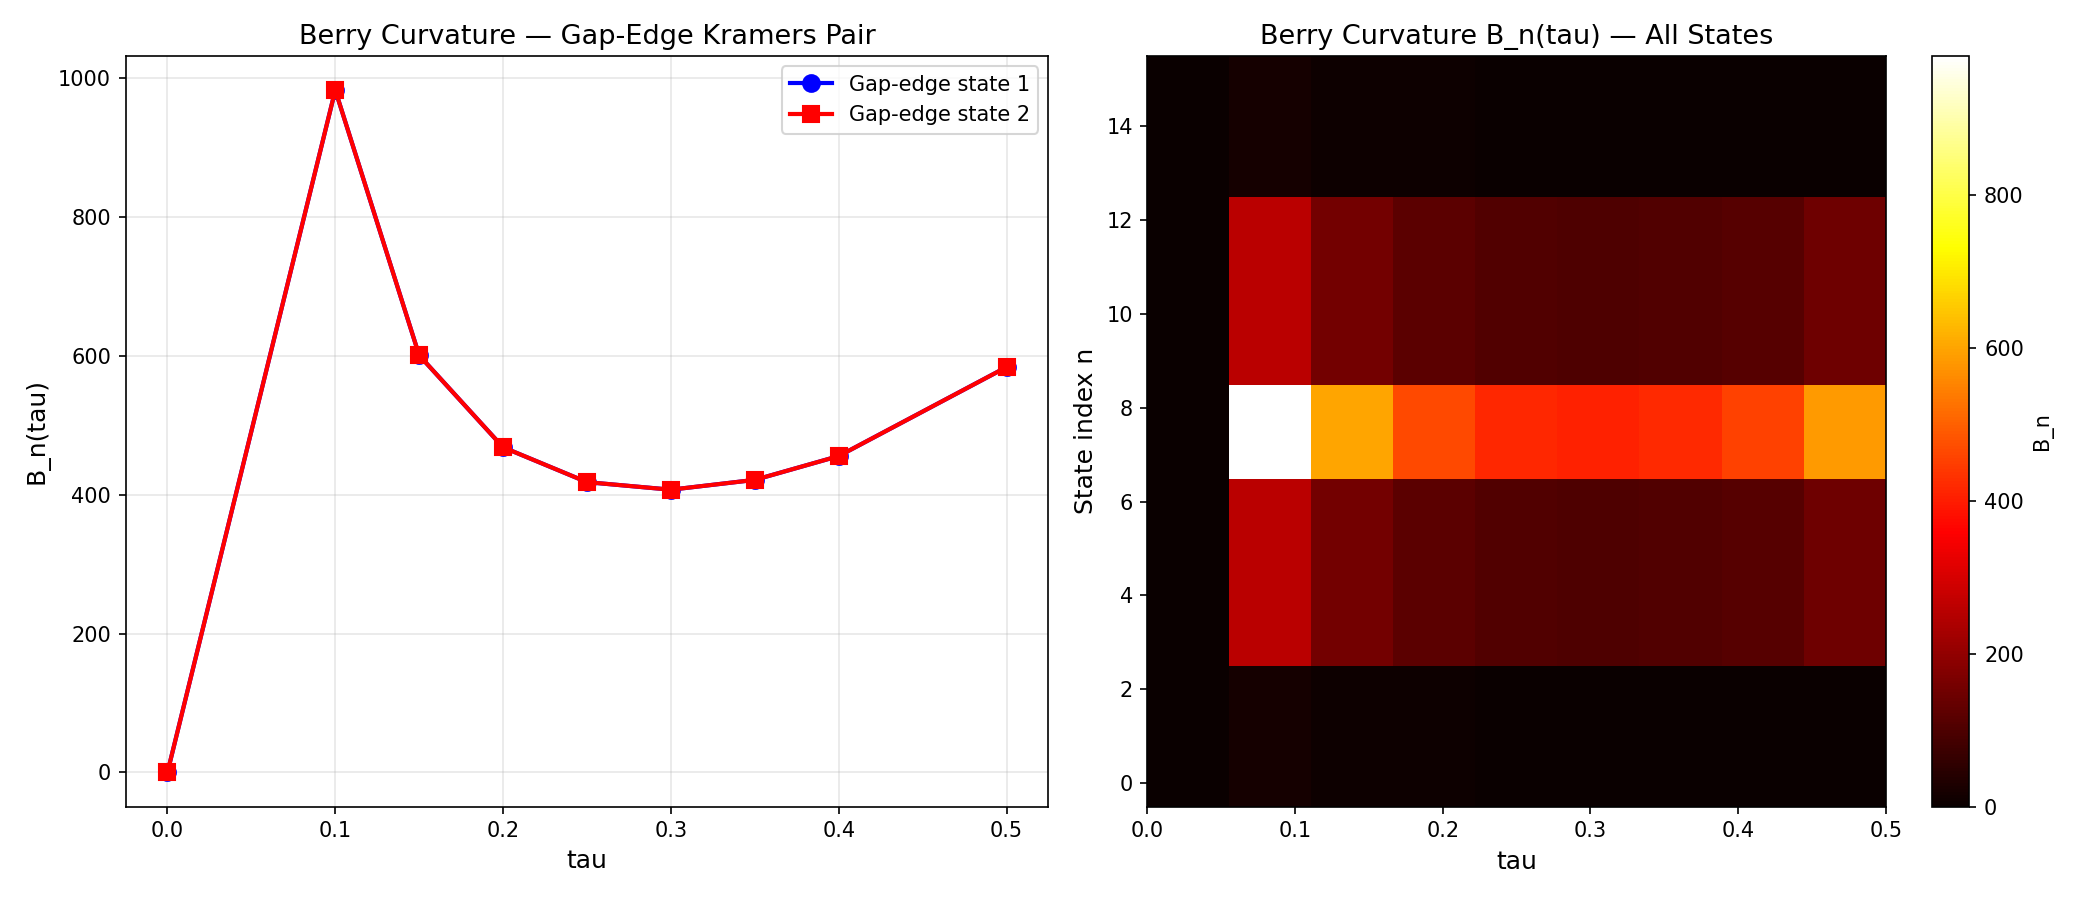

Generate this figure with Python:
"""
Session 24a Step 2: Intra-Sector Berry Curvature
==================================================

B_n(tau) = sum_{m != n} |V_nm(tau)|^2 / (E_n(tau) - E_m(tau))^2

where V_nm is the Kosmann derivative matrix element and E_n are eigenvalues
of the (0,0) singlet sector.

Focus: n = gap-edge Kramers pair (indices from gap_edge_indices).

Data source: s23a_kosmann_singlet.npz
"""

import numpy as np
import matplotlib
matplotlib.use('Agg')
import matplotlib.pyplot as plt

# =====================================================================
# LOAD DATA
# =====================================================================
base = "C:/sandbox/Ainulindale Exflation/computations"
d = np.load(f"{base}/s23a_kosmann_singlet.npz")

tau_values = d['tau_values']  # shape (9,)
n_tau = len(tau_values)

print("=" * 60)
print("STEP 2: Intra-Sector Berry Curvature")
print("=" * 60)
print(f"tau values: {tau_values}")

# =====================================================================
# COMPUTE BERRY CURVATURE
# =====================================================================
# For each tau, we need:
#   - eigenvalues (16,)
#   - K_a_matrix (Kosmann derivative, 16x16) for each of 8 generators
#   - gap_edge_indices (2,): indices of gap-edge Kramers pair

B_gap_edge = np.zeros((n_tau, 2))  # Berry curvature for the 2 gap-edge states
B_all = np.zeros((n_tau, 16))      # Berry curvature for all 16 states

for t_idx in range(n_tau):
    evals = d[f'eigenvalues_{t_idx}']  # shape (16,)
    gap_idx = d[f'gap_edge_indices_{t_idx}']  # shape (2,)

    # Sum Berry curvature over all 8 generators
    B_n = np.zeros(16)
    for a in range(8):
        K_a = d[f'K_a_matrix_{t_idx}_{a}']  # shape (16, 16), complex
        # |V_nm|^2 = |K_a_nm|^2
        V_sq = np.abs(K_a)**2  # shape (16, 16)

        for n in range(16):
            for m in range(16):
                if m == n:
                    continue
                dE = evals[n] - evals[m]
                if abs(dE) < 1e-14:
                    continue  # skip degenerate pairs
                B_n[n] += V_sq[n, m] / dE**2

    B_all[t_idx] = B_n
    B_gap_edge[t_idx, 0] = B_n[gap_idx[0]]
    B_gap_edge[t_idx, 1] = B_n[gap_idx[1]]

    print(f"  tau={tau_values[t_idx]:.2f}: gap_edge=[{gap_idx[0]},{gap_idx[1]}], "
          f"B_1={B_gap_edge[t_idx,0]:.6f}, B_2={B_gap_edge[t_idx,1]:.6f}, "
          f"max_B={B_n.max():.6f}, min_B={B_n.min():.6f}")

# =====================================================================
# PEAK ANALYSIS
# =====================================================================
print("\n--- Peak Analysis ---")
for k in range(2):
    peak_idx = np.argmax(B_gap_edge[:, k])
    print(f"  Gap-edge state {k+1}: peak B = {B_gap_edge[peak_idx, k]:.6f} at tau = {tau_values[peak_idx]:.2f}")

# Overall peak across all states
for t_idx in range(n_tau):
    peak_state = np.argmax(B_all[t_idx])
    print(f"  tau={tau_values[t_idx]:.2f}: max B over all states = {B_all[t_idx].max():.6f} at state {peak_state}")

# =====================================================================
# SAVE
# =====================================================================
np.savez(f"{base}/s24a_berry.npz",
         tau=tau_values,
         B_gap_edge=B_gap_edge,
         B_all=B_all)
print(f"\nSaved: {base}/s24a_berry.npz")

# =====================================================================
# PLOT
# =====================================================================
fig, axes = plt.subplots(1, 2, figsize=(14, 6))

# Left: gap-edge Berry curvature
ax = axes[0]
ax.plot(tau_values, B_gap_edge[:, 0], 'b-o', linewidth=2, markersize=8, label='Gap-edge state 1')
ax.plot(tau_values, B_gap_edge[:, 1], 'r-s', linewidth=2, markersize=8, label='Gap-edge state 2')
ax.set_xlabel('tau', fontsize=12)
ax.set_ylabel('B_n(tau)', fontsize=12)
ax.set_title('Berry Curvature — Gap-Edge Kramers Pair', fontsize=13)
ax.legend(fontsize=10)
ax.grid(True, alpha=0.3)

# Right: heatmap of all 16 states
ax2 = axes[1]
im = ax2.imshow(B_all.T, aspect='auto', origin='lower',
                extent=[tau_values[0], tau_values[-1], -0.5, 15.5],
                cmap='hot')
ax2.set_xlabel('tau', fontsize=12)
ax2.set_ylabel('State index n', fontsize=12)
ax2.set_title('Berry Curvature B_n(tau) — All States', fontsize=13)
plt.colorbar(im, ax=ax2, label='B_n')

plt.tight_layout()
plt.savefig(f"{base}/s24a_berry.png", dpi=150)
print(f"Saved: {base}/s24a_berry.png")

print("\n" + "=" * 60)
print("STEP 2 COMPLETE")
print("=" * 60)
